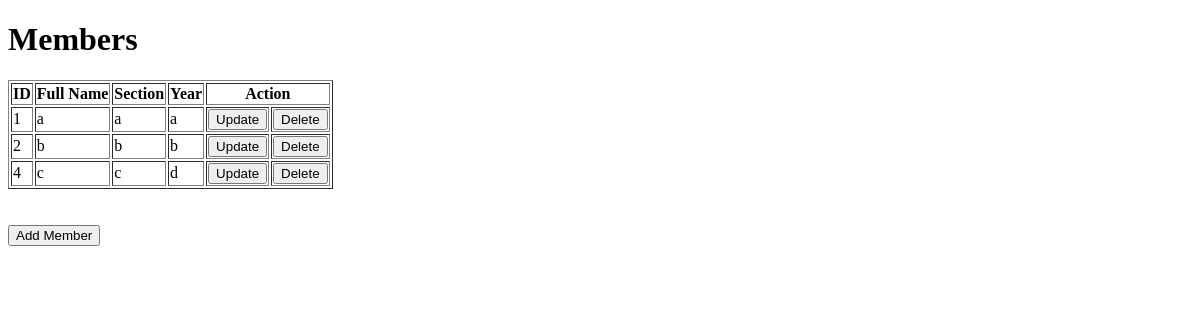
Before: / with the older database file.
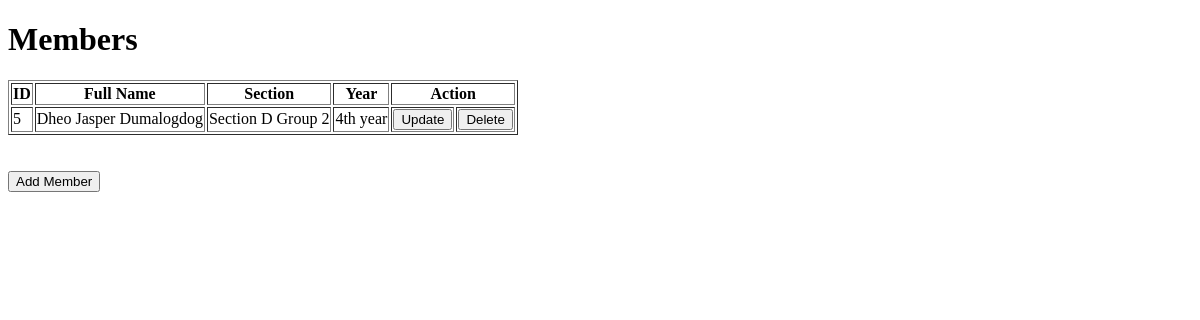
After: the same page with the newer database file.
### newapp/models.py (models this page shows)
class Member(models.Model):
    fullname=models.CharField(max_length=100)
    section=models.CharField(max_length=100)
    year=models.CharField(max_length=100)

### newapp/views.py (the view)
# urls.py: path('', views.index,name="index"),
def index(request):
    mem=Member.objects.all()
    return render(request, 'index.html',{'mem':mem})

### newapp/templates/index.html (shortened to what this page needs)
<!DOCTYPE html>
<html lang="en">
<head>
</head>
<body>
    <div class="container">
        <h1>Members</h1>
        <table id="customers" border="1">
            <thead>
                <th>ID</th>
                <th>Full Name</th>
                <th>Section</th>
                <th>Year</th>
                <th colspan="2" id="mid">Action</th>
            </thead>
            <tr>
                {% for x in mem %}
                <td>{{x.id}}</td>
                <td>{{x.fullname}}</td>
                <td>{{x.section}}</td>
                <td>{{x.year}}</td>
                <td>
                    <a href="update/{{x.id}}"><button id="up">Update</button> </a>
                </td>
                <td>
                    <a href="delete/{{x.id}}"><button id="del">Delete</button></a>
                </td>
            </tr>
                {% endfor %}
        </table>
        <br><br>
        <a href="{% url 'add' %}"><button id="new3">Add Member</button></a>
    </div>
</body>
</html>

Changed rows visible on the page:
removed Member: id "1", fullname "a", section "a", year "a"
removed Member: id "2", fullname "b", section "b", year "b"
removed Member: id "4", fullname "c", section "c", year "d"
added Member: id "5", fullname "Dheo Jasper Dumalogdog", section "Section D Group 2", year "4th year"
